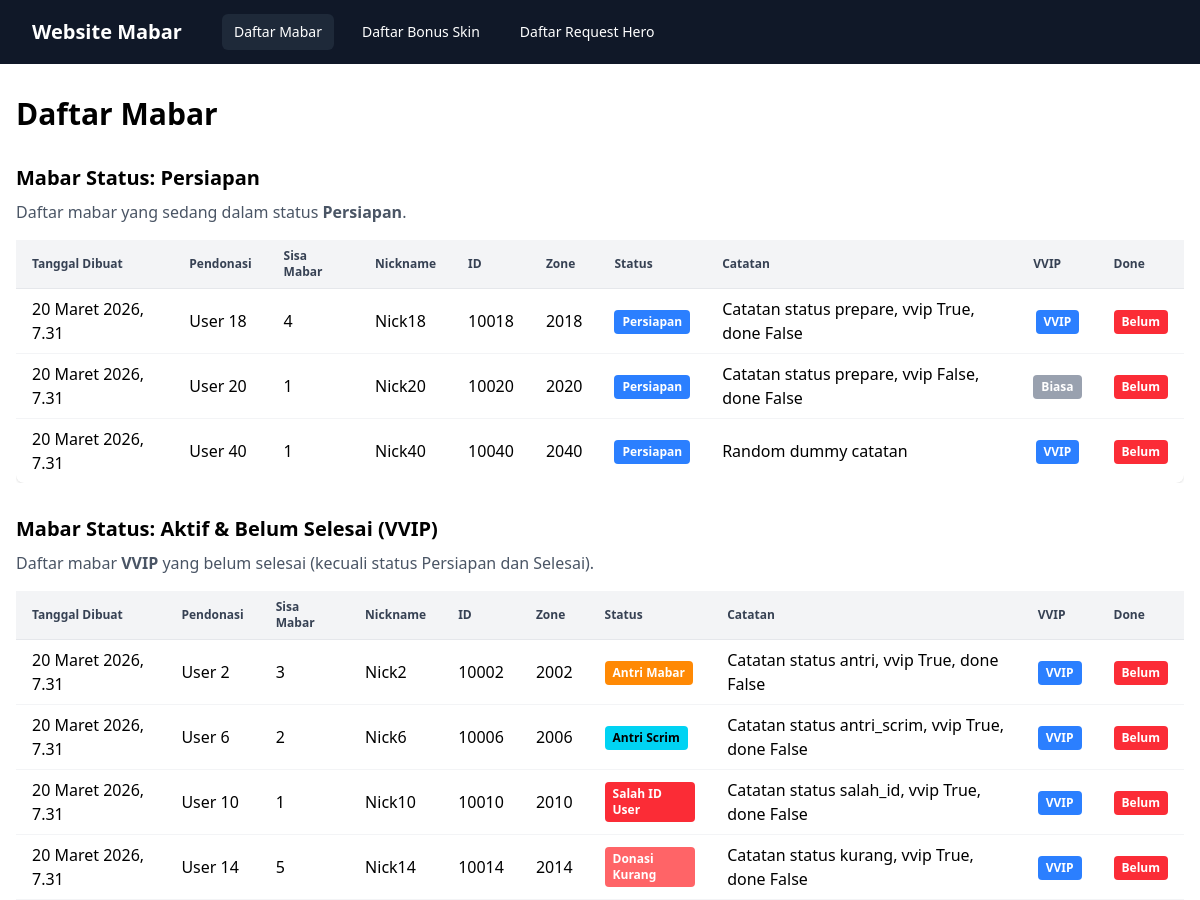
/public/list-mabar/ (upper part), run on an earlier commit of the app's database.
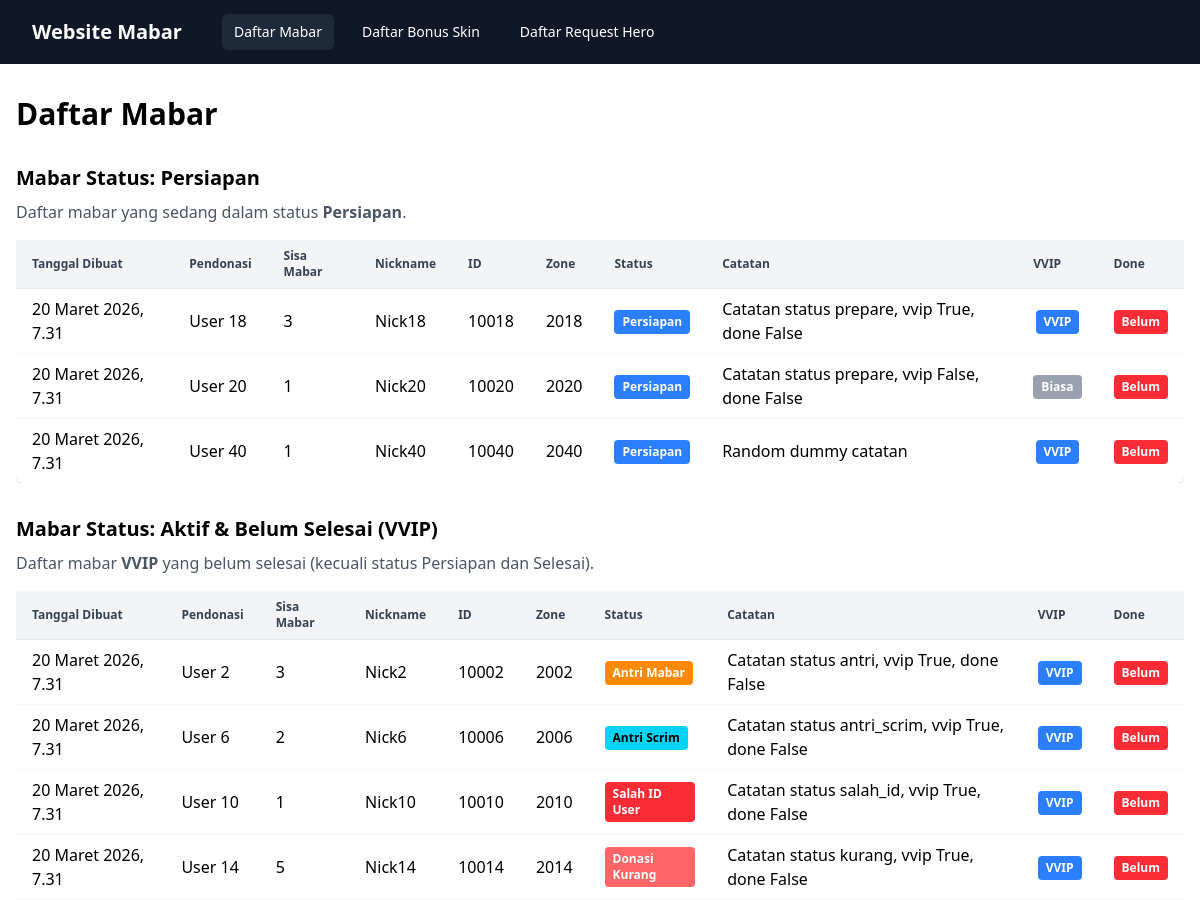
And on a later commit of the database.
### mabar/models.py (models this page shows, shortened)
class Mabar(models.Model):
    STATUS_CHOICES = [
        ('antri', 'Antri Mabar'),
        ('antri_scrim', 'Antri Scrim'),
        ('salah_id', 'Salah ID User'),
        ('kurang', 'Donasi Kurang'),
        ('prepare', 'Persiapan'),
        ('in_mabar', 'Sedang Mabar'),
        ('done', 'Selesai'),
    ]
    donate_name = models.CharField(
        max_length=100,
        verbose_name="Pendonasi"
    )
    nickname = models.CharField(
        default="-",
        max_length=100,
        blank=True,
        null=True,
        verbose_name="Nickname"
    )
    id_user = models.IntegerField(
        verbose_name="ID"
    )
    zone_user = models.IntegerField(
        default=0,
        blank=True,
        null=True,
        verbose_name="Zone"
    )
    sisa_mabar = models.IntegerField(
        default=1,
        verbose_name="Sisa Mabar"
    )
    catatan = models.TextField(
        default="Pantau Status mabarmu!",
        blank=True,
        null=True,
        verbose_name="Catatan"
    )
    status = models.CharField(
        max_length=20,
        choices=STATUS_CHOICES,
        default='antri',
        verbose_name="Status"
    )
    date_created = models.DateTimeField(
        auto_now_add=True,
        verbose_name="Tanggal Dibuat"
    )
    is_vvip = models.BooleanField(
        default=False,
        verbose_name="Is VVIP"
    )
    is_done = models.BooleanField(
        default=False,
        verbose_name="Is Done"
    )
    class Meta:
        verbose_name = 'Mabar Record'
        verbose_name_plural = 'Mabar Records'
        ordering = ['-date_created']

### mabar/views.py (the view)
# urls.py: path('list-mabar/', views.mabar_list, name='mabar_list'),
def mabar_list(request):
    records = Mabar.objects.all().order_by('date_created')
    records_show_all_except_done_and_except_prepare = records.filter(is_done=False, status__in=['antri', 'antri_scrim', 'in_mabar', 'salah_id', 'kurang', 'done'])
    records_filter_by_status_prepare = records.filter(status='prepare', is_done=False)
    records_show_all_done = records.filter(is_done=True)
    context = {
        'records_all': records,
        'records_except_done': records_show_all_except_done_and_except_prepare,
        'prepare_records': records_filter_by_status_prepare,
        'done_records': records_show_all_done
    }
    return render(request, 'public/mabar_list.html', context)

### mabar/templates/public/mabar_list.html (shortened to what the changed rows need)
{% extends 'public/base.html' %}
{% block content %}
<div class="flex justify-between items-center mb-8">
    <h1 class="text-3xl font-bold">Daftar Mabar</h1>
</div>
<h2 class="text-xl font-semibold mb-2 mt-6">Mabar Status: Persiapan</h2>
<div class="overflow-x-auto mb-8">
    <table class="min-w-full divide-y divide-gray-200 bg-white rounded-lg shadow">
        <thead class="bg-gray-100">
            <tr>
                <th class="px-4 py-2 text-left text-xs font-semibold text-gray-700">Tanggal Dibuat</th>
                <th class="px-4 py-2 text-left text-xs font-semibold text-gray-700">Pendonasi</th>
                <th class="px-4 py-2 text-left text-xs font-semibold text-gray-700">Sisa Mabar</th>
                <th class="px-4 py-2 text-left text-xs font-semibold text-gray-700">Nickname</th>
                <th class="px-4 py-2 text-left text-xs font-semibold text-gray-700">ID</th>
                <th class="px-4 py-2 text-left text-xs font-semibold text-gray-700">Zone</th>
                <th class="px-4 py-2 text-left text-xs font-semibold text-gray-700">Status</th>
                <th class="px-4 py-2 text-left text-xs font-semibold text-gray-700">Catatan</th>
                <th class="px-4 py-2 text-left text-xs font-semibold text-gray-700">VVIP</th>
                <th class="px-4 py-2 text-left text-xs font-semibold text-gray-700">Done</th>
            </tr>
        </thead>
        <tbody class="divide-y divide-gray-100">
            {% for prepare in prepare_records %}
            <tr class="hover:bg-gray-50">
                <td class="px-4 py-2">{{ prepare.date_created }}</td>
                <td class="px-4 py-2">{{ prepare.donate_name }}</td>
                <td class="px-4 py-2">{{ prepare.sisa_mabar }}</td>
                <td class="px-4 py-2">{{ prepare.nickname }}</td>
                <td class="px-4 py-2">{{ prepare.id_user }}</td>
                <td class="px-4 py-2">{{ prepare.zone_user }}</td>
                <td class="px-4 py-2">
                    {% if prepare.status == 'done' %}
                        <span class="inline-block px-2 py-1 rounded bg-green-500 text-white text-xs font-semibold">Selesai</span>
                    {% elif prepare.status == 'antri' %}
                        <span class="inline-block px-2 py-1 rounded bg-orange-400 text-white text-xs font-semibold">Antri Mabar</span>
                    {% elif prepare.status == 'antri_scrim' %}
                        <span class="inline-block px-2 py-1 rounded bg-cyan-400 text-black text-xs font-semibold">Antri Scrim</span>
                    {% elif prepare.status == 'prepare' %}
                        <span class="inline-block px-2 py-1 rounded bg-blue-500 text-white text-xs font-semibold">Persiapan</span>
                    {% elif prepare.status == 'in_mabar' %}
                        <span class="inline-block px-2 py-1 rounded bg-green-200 text-black text-xs font-semibold">Sedang Mabar</span>
                    {% elif prepare.status == 'salah_id' %}
                        <span class="inline-block px-2 py-1 rounded bg-red-500 text-white text-xs font-semibold">Salah ID User</span>
                    {% elif prepare.status == 'kurang' %}
                        <span class="inline-block px-2 py-1 rounded bg-red-400 text-white text-xs font-semibold">Donasi Kurang</span>
                    {% else %}
                        <span class="inline-block px-2 py-1 rounded bg-gray-400 text-white text-xs font-semibold">{{ prepare.status }}</span>
                    {% endif %}
                </td>
                <td class="px-4 py-2">{{ prepare.catatan }}</td>
                <td class="px-4 py-2 text-center">
                    {% if prepare.is_vvip %}
                        <span class="inline-block px-2 py-1 rounded bg-blue-500 text-white text-xs font-semibold">VVIP</span>
                    {% else %}
                        <span class="inline-block px-2 py-1 rounded bg-gray-400 text-white text-xs font-semibold">Biasa</span>
                        <i class="ti ti-xbox-x-filled text-gray-400"></i>
                    {% endif %}
                </td>
                <td class="px-4 py-2 text-center">
                    {% if prepare.is_done %}
                        <span class="inline-block px-2 py-1 rounded bg-green-500 text-white text-xs font-semibold">Selesai</span>
                        <i class="ti ti-circle-check-filled text-green-600"></i>
                    {% else %}
                        <span class="inline-block px-2 py-1 rounded bg-red-500 text-white text-xs font-semibold">Belum</span>
                    {% endif %}
                </td>
            </tr>
            {% endfor %}
        </tbody>
    </table>
</div>
<h2 class="text-xl font-semibold mb-2 mt-6">Mabar Status: Aktif & Belum Selesai (VVIP)</h2>
<div class="overflow-x-auto mb-8">
    <table class="min-w-full divide-y divide-gray-200 bg-white rounded-lg shadow">
        <thead class="bg-gray-100">
            <tr>
                <th class="px-4 py-2 text-left text-xs font-semibold text-gray-700">Tanggal Dibuat</th>
                <th class="px-4 py-2 text-left text-xs font-semibold text-gray-700">Pendonasi</th>
                <th class="px-4 py-2 text-left text-xs font-semibold text-gray-700">Sisa Mabar</th>
                <th class="px-4 py-2 text-left text-xs font-semibold text-gray-700">Nickname</th>
                <th class="px-4 py-2 text-left text-xs font-semibold text-gray-700">ID</th>
                <th class="px-4 py-2 text-left text-xs font-semibold text-gray-700">Zone</th>
                <th class="px-4 py-2 text-left text-xs font-semibold text-gray-700">Status</th>
                <th class="px-4 py-2 text-left text-xs font-semibold text-gray-700">Catatan</th>
                <th class="px-4 py-2 text-left text-xs font-semibold text-gray-700">VVIP</th>
                <th class="px-4 py-2 text-left text-xs font-semibold text-gray-700">Done</th>
            </tr>
        </thead>
    </table>
</div>
{% endblock %}

What changed in the data, as far as the page shows it:
changed Mabar "User 18": sisa_mabar "4" → "3"
